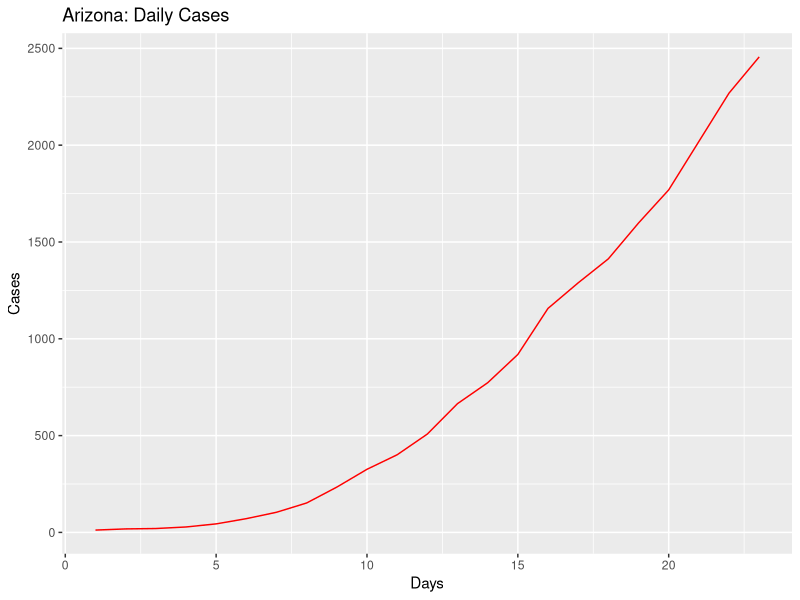
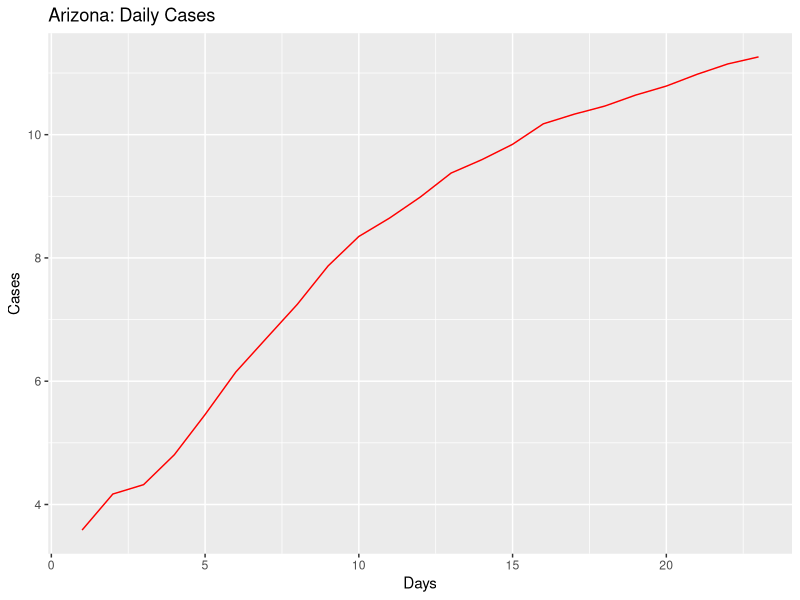
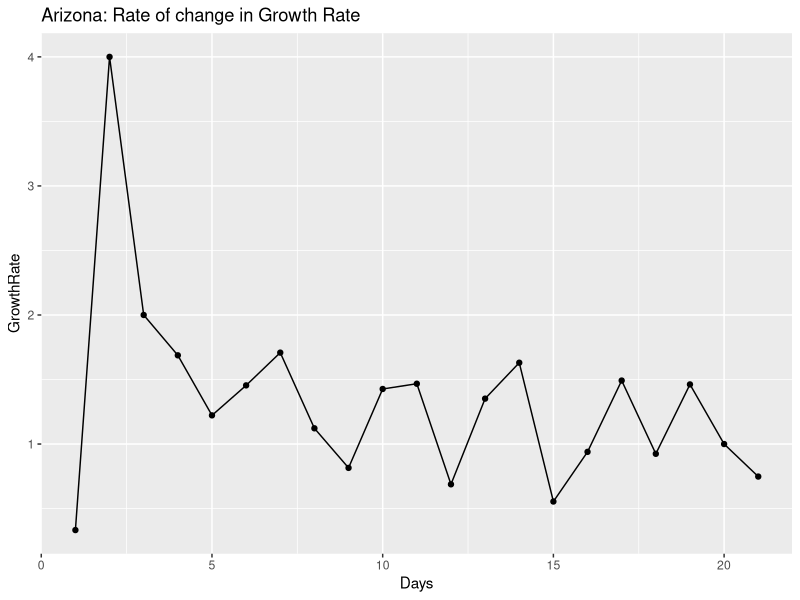
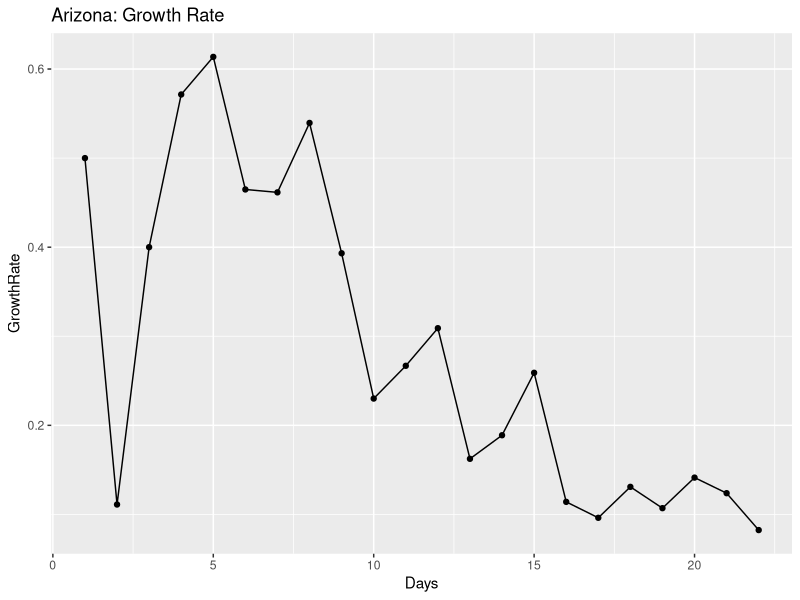
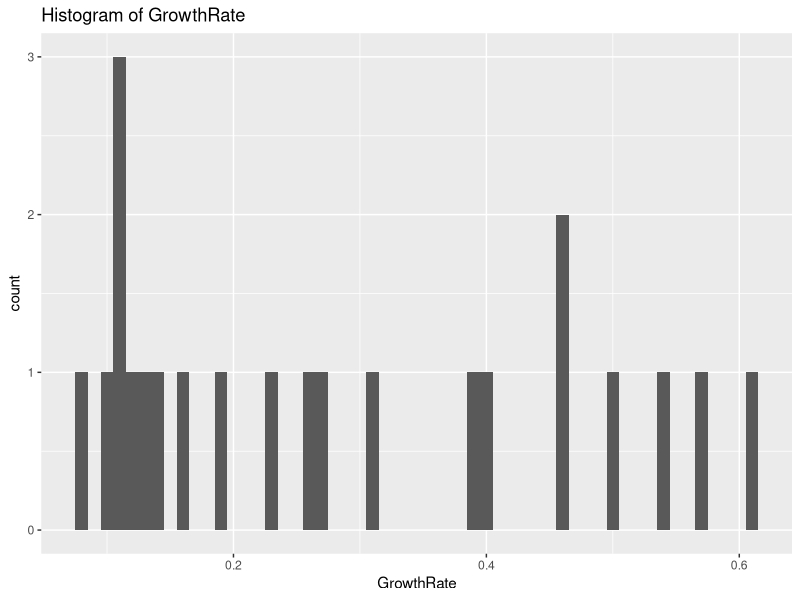
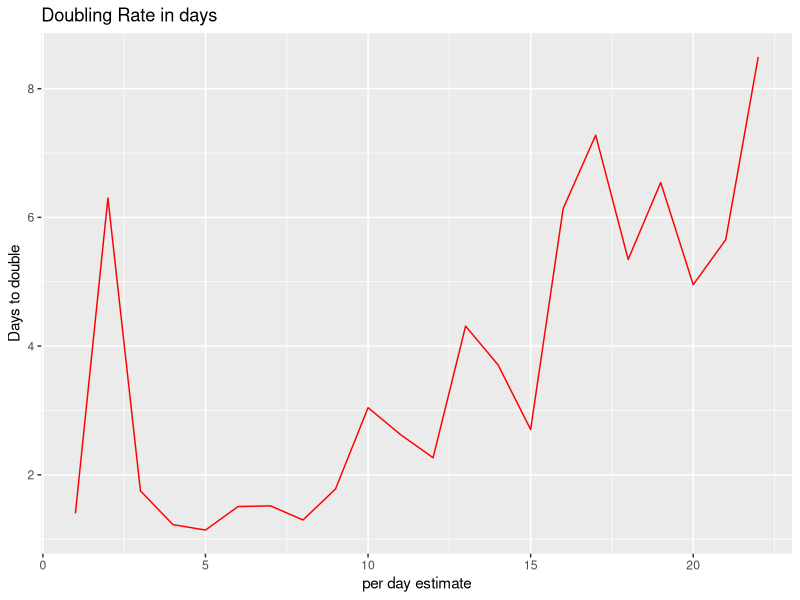
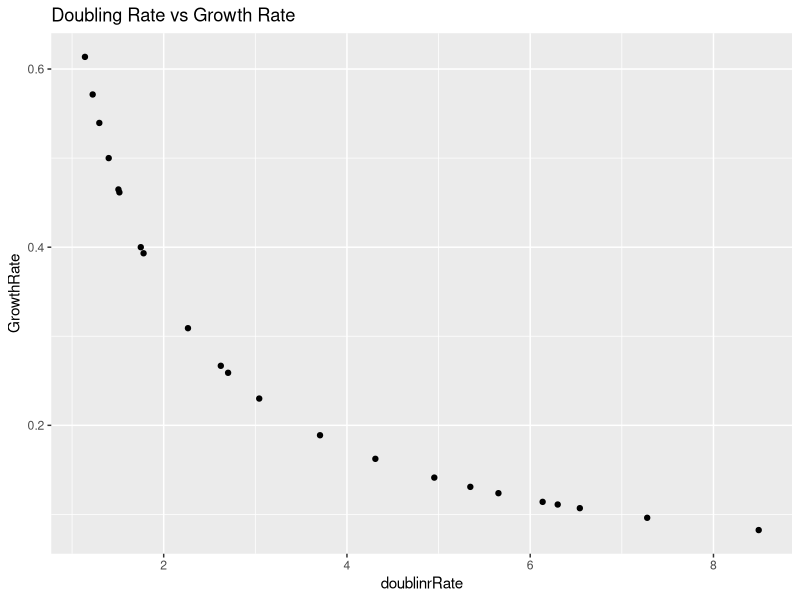
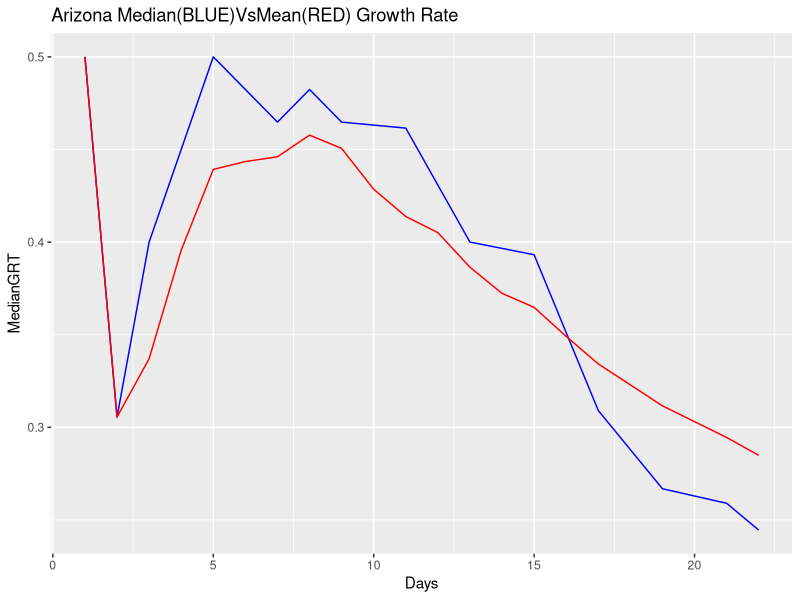

The R script that drew these images, in order:
## ---- chunk 1
knitr::opts_chunk$set(echo = TRUE)
## ---- chunk 2
library(ggplot2)
library(gridExtra)
library(dplyr)

coronaGrowth <- function(absoluteNumbers){
  growthfactor <- NULL
  absgrowth <- NULL
  for(i in 1:length(absoluteNumbers))
  {
    #print((absoluteNumbers[i]-absoluteNumbers[i+1]/absoluteNumbers[i+1])/absoluteNumbers[i+1])
    growthfactor[i] <- ((absoluteNumbers[i]-absoluteNumbers[i+1]))/(absoluteNumbers[i+1]-absoluteNumbers[i+2])  
    #growthfactor[i] <- ((absoluteNumbers[i]-absoluteNumbers[i+1]))/(absolutenumbers[i])
  }
  
  return (rev(growthfactor))
}

DailyGrowthRate <- function(absoluteNumbers)
{
  growthfactor <- NULL
  absgrowth <- NULL
  for(i in 1:length(absoluteNumbers))
  {
    #print((absoluteNumbers[i]-absoluteNumbers[i+1]/absoluteNumbers[i+1])/absoluteNumbers[i+1])
    growthfactor[i] <- ((absoluteNumbers[i]/absoluteNumbers[i+1]))-1 
    #growthfactor[i] <- ((absoluteNumbers[i]-absoluteNumbers[i+1]))/(absolutenumbers[i])
  }
  
  return (rev(growthfactor))  
}

DoublingRate <- function(absoluteNumbers)
{
  doublingrRate <- NULL
  cumsum <- NULL
  for(i in 1:length(absoluteNumbers))
  {
    
    doublingrRate[i] <- (70/(absoluteNumbers[i]*100))
    
  }
  return ((doublingrRate))  
}

#Calculate the mean and median growth rate:
MeanMediangrowthrate <- function(dataTrend1)
{
  MeanGRTrend <- NULL
  MedianGRTrend <- NULL
  
  for(i in 1:length(dataTrend1$GrowthRate))
  {
    MedianGRTrend[i] <- median(dataTrend1[1:i,"GrowthRate"])
    MeanGRTrend[i] <- mean(dataTrend1[1:i,"GrowthRate"])
  }
  
  dataTrend1$MedianGRT = MedianGRTrend
  dataTrend1$MeanGRT = MeanGRTrend
  
  return(dataTrend1)

}

## ---- chunk 3
#Arizona

absolutenumbers <- c(2456,2269,2019,1769,1598,1413,1289,1157,919,773,665,508,401,326,234,152,104,71,44,28,20,18,12)


#America
#absolutenumbers <- c(101.7*1000,83.8*1000,65.8*1000,53.7*1000,43.8*1000,33.3*1000,25*1000,19*1000,13.7*1000,7.8*1000,6.4*1000,4.6*1000,3.5*1000,2.7*1000)
## ---- chunk 4
growthrate <- na.exclude(coronaGrowth(absolutenumbers))
days <- seq(1:length(growthrate))
dataTrend <- data.frame(GrowthRate = growthrate,Days = days)
print(dataTrend)
p1 <- ggplot(data=dataTrend, aes(x=Days, y=GrowthRate, group=1)) +ggtitle("Arizona: Rate of change in Growth Rate")+
  geom_line()+
  geom_point()

print(dataTrend)
#print(dataTrend1)




growthrate1 <- na.exclude(DailyGrowthRate(absolutenumbers))
doublingrate1 <- na.exclude(DoublingRate(growthrate1))
days1 <- seq(1:length(growthrate1))
dataTrend1 <- data.frame(GrowthRate = growthrate1,Days = days1,doublinrRate = doublingrate1)
print(dataTrend1)
multiplier <- tail(dataTrend1, n = 1)
pred_val <- (head(absolutenumbers, n = 1)*multiplier[,"GrowthRate"])+head(absolutenumbers, n = 1)

p2 <- ggplot(data=dataTrend1, aes(x=Days, y=GrowthRate, group=1)) +ggtitle("Arizona: Growth Rate")+
  geom_line()+
  geom_point()

days <- seq(1:length(absolutenumbers))
growthrate <- append(growthrate, c(1,1),after = 0)
dataOriginal <- data.frame(Cases = rev(absolutenumbers), Days = days)
p3<- ggplot() +geom_line(data=dataOriginal, aes(x=Days, y=Cases,),color = "Red")+labs(title="Arizona: Daily Cases", y="Cases", x="Days")

p3_log<- ggplot() +geom_line(data=dataOriginal, aes(x=Days, y=log2(Cases)),color = "Red")+labs(title="Arizona: Daily Cases", y="Cases", x="Days")+
  #geom_line(data=dataOriginal, aes(x=Days+1, y=Prediction),color = "Blue")
  geom_point()



# Analyze growth rate to get interval of values
summary(dataTrend1$GrowthRate)
dataTrend1%>%select("GrowthRate")%>%summarise(meanGR = mean(GrowthRate), medianGR = median(GrowthRate), sdGR = sd(GrowthRate))
p4 <- ggplot(data = dataTrend1, aes(x = GrowthRate))+ggtitle("Histogram of GrowthRate")+geom_histogram(binwidth = 0.01)


#Analyze the doubling rate
p5<- ggplot() +geom_line(data=dataTrend1, aes(x=Days, y=doublinrRate),color = "Red")+labs(title="Doubling Rate in days", y="Days to double", x ="per day estimate")+
  #geom_line(data=dataOriginal, aes(x=Days+1, y=Prediction),color = "Blue")
  geom_point()

#Scatter plor of Growthrate versus Doubling Rate
p6 <- ggplot()+geom_point(data = dataTrend1, aes(x = doublinrRate, y = GrowthRate))+labs(title = "Doubling Rate vs Growth Rate")

dataTrend1 <- MeanMediangrowthrate(dataTrend1 = dataTrend1)

#Median growth rate trend 
#Median growth rate trend 
p7 <- ggplot()+geom_line(data = dataTrend1, aes(x = Days, y = MedianGRT),color = "Blue")+labs(title = "Arizona Median(BLUE)VsMean(RED) Growth Rate")+geom_line(data=dataTrend1, aes(x=Days , y=MeanGRT),color = "Red")
#Confidence Interval for mean population GrowthRate:
meanGR = mean(dataTrend1$GrowthRate)
sdGR = sd(dataTrend1$GrowthRate)

uppperlimitGR= meanGR+sdGR
lowerlimitGR = meanGR-sdGR

#Predictions based on: Current Growth Rate, MeanGrowth Rate, Upper GrowthRate, Lower GrowthRate
pred_val_Current <- (head(absolutenumbers, n = 1)*multiplier[,"GrowthRate"])+head(absolutenumbers, n = 1)
pred_val_MeanGR <- (head(absolutenumbers, n = 1)*meanGR)+head(absolutenumbers, n = 1)
pred_val_upperGR <- (head(absolutenumbers, n = 1)*uppperlimitGR)+head(absolutenumbers, n = 1)
pred_val_lowerGR <- (head(absolutenumbers, n = 1)*lowerlimitGR)+head(absolutenumbers, n = 1)

print("Current GR:")
print(multiplier[,"GrowthRate"])
print(pred_val_Current)

print("Mean GR:")
print(meanGR)
print(pred_val_MeanGR)

print("Upperlimit GR:")
print(uppperlimitGR)
print(pred_val_upperGR)

print("Lowerlimit GR:")
print(lowerlimitGR)
print(pred_val_lowerGR)

#Doubling rate:-
DRCurrent <- round(70/(meanGR*100),digits = 0)
DRMedian <- round(70/(median(dataTrend1$GrowthRate)*100),digits = 0)
latestDRCurrent <- round(tail(dataTrend1$doublinrRate,n=1),digits = 0)

## ---- chunk 5
#grid.arrange(p3,p3_log,p1,p2,p4,p5,p6,nrow = 4, ncol = 2)
print(p3)
print(p3_log)
print(p1)
print(p2)
print(p4)
print(p5)
print(p6)
print(p7)
## ---- chunk 6
library(ggplot2)
library(gridExtra)
library(dplyr)

coronaGrowth <- function(absoluteNumbers){
  growthfactor <- NULL
  absgrowth <- NULL
  for(i in 1:length(absoluteNumbers))
  {
    #print((absoluteNumbers[i]-absoluteNumbers[i+1]/absoluteNumbers[i+1])/absoluteNumbers[i+1])
    growthfactor[i] <- ((absoluteNumbers[i]-absoluteNumbers[i+1]))/(absoluteNumbers[i+1]-absoluteNumbers[i+2])  
    #growthfactor[i] <- ((absoluteNumbers[i]-absoluteNumbers[i+1]))/(absolutenumbers[i])
  }
  
  return (rev(growthfactor))
}

DailyGrowthRate <- function(absoluteNumbers)
{
  growthfactor <- NULL
  absgrowth <- NULL
  for(i in 1:length(absoluteNumbers))
  {
    #print((absoluteNumbers[i]-absoluteNumbers[i+1]/absoluteNumbers[i+1])/absoluteNumbers[i+1])
    growthfactor[i] <- ((absoluteNumbers[i]/absoluteNumbers[i+1]))-1 
    #growthfactor[i] <- ((absoluteNumbers[i]-absoluteNumbers[i+1]))/(absolutenumbers[i])
  }
  
  return (rev(growthfactor))  
}

DoublingRate <- function(absoluteNumbers)
{
  doublingrRate <- NULL
  cumsum <- NULL
  for(i in 1:length(absoluteNumbers))
  {
    
    doublingrRate[i] <- (70/(absoluteNumbers[i]*100))
    
  }
  return ((doublingrRate))  
}

#Calculate the mean and median growth rate:
MeanMediangrowthrate <- function(dataTrend1)
{
  MeanGRTrend <- NULL
  MedianGRTrend <- NULL
  
  for(i in 1:length(dataTrend1$GrowthRate))
  {
    MedianGRTrend[i] <- median(dataTrend1[1:i,"GrowthRate"])
    MeanGRTrend[i] <- mean(dataTrend1[1:i,"GrowthRate"])
  }
  
  dataTrend1$MedianGRT = MedianGRTrend
  dataTrend1$MeanGRT = MeanGRTrend
  
  return(dataTrend1)

}

## ---- chunk 7
#Arizona
#absolutenumbers <- c(773,665,508,401,326,234,152,104,71,44,28,20,18,12)

#America

absolutenumbers <- c(355.834*1000,327.871*1000,300.432*1000,265.506*1000,235.281*1000,205.035*1000,176.518*1000,145.369*1000,133.094*1000,123.578*1000,101.7*1000,83.8*1000,65.8*1000,53.7*1000,43.8*1000,33.3*1000,25*1000,19*1000,13.7*1000,7.8*1000,6.4*1000,4.6*1000,3.5*1000,2.7*1000)

## ---- chunk 8
growthrate <- na.exclude(coronaGrowth(absolutenumbers))
days <- seq(1:length(growthrate))
dataTrend <- data.frame(GrowthRate = growthrate,Days = days)
print(dataTrend)
p1 <- ggplot(data=dataTrend, aes(x=Days, y=GrowthRate, group=1)) +ggtitle("US: Rate of change in Growth Rate")+
  geom_line()+
  geom_point()

print(dataTrend)
#print(dataTrend1)




growthrate1 <- na.exclude(DailyGrowthRate(absolutenumbers))
doublingrate1 <- na.exclude(DoublingRate(growthrate1))
days1 <- seq(1:length(growthrate1))
dataTrend1 <- data.frame(GrowthRate = growthrate1,Days = days1,doublinrRate = doublingrate1)
print(dataTrend1)
multiplier <- tail(dataTrend1, n = 1)
pred_val <- (head(absolutenumbers, n = 1)*multiplier[,"GrowthRate"])+head(absolutenumbers, n = 1)

p2 <- ggplot(data=dataTrend1, aes(x=Days, y=GrowthRate, group=1)) +ggtitle("US: Growth Rate")+
  geom_line()+
  geom_point()

days <- seq(1:length(absolutenumbers))
growthrate <- append(growthrate, c(1,1),after = 0)
dataOriginal <- data.frame(Cases = rev(absolutenumbers), Days = days)
p3<- ggplot() +geom_line(data=dataOriginal, aes(x=Days, y=Cases,),color = "Red")+labs(title="US: Daily Cases", y="Cases", x="Days")

p3_log<- ggplot() +geom_line(data=dataOriginal, aes(x=Days, y=log2(Cases)),color = "Red")+labs(title="US: Daily Cases", y="Cases", x="Days")+
  #geom_line(data=dataOriginal, aes(x=Days+1, y=Prediction),color = "Blue")
  geom_point()



# Analyze growth rate to get interval of values
summary(dataTrend1$GrowthRate)
dataTrend1%>%select("GrowthRate")%>%summarise(meanGR = mean(GrowthRate), medianGR = median(GrowthRate), sdGR = sd(GrowthRate))
p4 <- ggplot(data = dataTrend1, aes(x = GrowthRate))+ggtitle("Histogram of GrowthRate")+geom_histogram(binwidth = 0.01)


#Analyze the doubling rate
p5<- ggplot() +geom_line(data=dataTrend1, aes(x=Days, y=doublinrRate),color = "Red")+labs(title="Doubling Rate in days", y="Days to double", x ="per day estimate")+
  #geom_line(data=dataOriginal, aes(x=Days+1, y=Prediction),color = "Blue")
  geom_point()

#Scatter plor of Growthrate versus Doubling Rate
p6 <- ggplot()+geom_point(data = dataTrend1, aes(x = doublinrRate, y = GrowthRate))+labs(title = "Doubling Rate vs Growth Rate")

dataTrend1 <- MeanMediangrowthrate(dataTrend1 = dataTrend1)


#Median growth rate trend 
#Median growth rate trend 
p7 <- ggplot()+geom_line(data = dataTrend1, aes(x = Days, y = MedianGRT),color = "Blue")+labs(title = "US Median(BLUE)VsMean(RED) Growth Rate")+geom_line(data=dataTrend1, aes(x=Days , y=MeanGRT),color = "Red")

#Confidence Interval for mean population GrowthRate:
meanGR = mean(dataTrend1$GrowthRate)
sdGR = sd(dataTrend1$GrowthRate)

uppperlimitGR= meanGR+sdGR
lowerlimitGR = meanGR-sdGR

#Predictions based on: Current Growth Rate, MeanGrowth Rate, Upper GrowthRate, Lower GrowthRate
pred_val_Current <- (head(absolutenumbers, n = 1)*multiplier[,"GrowthRate"])+head(absolutenumbers, n = 1)
pred_val_MeanGR <- (head(absolutenumbers, n = 1)*meanGR)+head(absolutenumbers, n = 1)
pred_val_upperGR <- (head(absolutenumbers, n = 1)*uppperlimitGR)+head(absolutenumbers, n = 1)
pred_val_lowerGR <- (head(absolutenumbers, n = 1)*lowerlimitGR)+head(absolutenumbers, n = 1)

print("Current GR:")
print(multiplier[,"GrowthRate"])
print(pred_val_Current)

print("Mean GR:")
print(meanGR)
print(pred_val_MeanGR)

print("Upperlimit GR:")
print(uppperlimitGR)
print(pred_val_upperGR)

print("Lowerlimit GR:")
print(lowerlimitGR)
print(pred_val_lowerGR)

#Doubling rate:-
DRCurrent <- round(70/(meanGR*100),digits = 0)
DRMedian <- round(70/(median(dataTrend1$GrowthRate)*100),digits = 0)
latestDRCurrent <- round(tail(dataTrend1$doublinrRate,n=1),digits = 0)

## ---- chunk 9
#grid.arrange(p3,p3_log,p1,p2,p4,p5,p6,nrow = 4, ncol = 2)
print(p3)
print(p3_log)
print(p1)
print(p2)
print(p4)
print(p5)
print(p6)
print(p7)
## ---- chunk 10
library(ggplot2)
library(gridExtra)
library(dplyr)

coronaGrowth <- function(absoluteNumbers){
  growthfactor <- NULL
  absgrowth <- NULL
  for(i in 1:length(absoluteNumbers))
  {
    #print((absoluteNumbers[i]-absoluteNumbers[i+1]/absoluteNumbers[i+1])/absoluteNumbers[i+1])
    growthfactor[i] <- ((absoluteNumbers[i]-absoluteNumbers[i+1]))/(absoluteNumbers[i+1]-absoluteNumbers[i+2])  
    #growthfactor[i] <- ((absoluteNumbers[i]-absoluteNumbers[i+1]))/(absolutenumbers[i])
  }
  
  return (rev(growthfactor))
}

DailyGrowthRate <- function(absoluteNumbers)
{
  growthfactor <- NULL
  absgrowth <- NULL
  for(i in 1:length(absoluteNumbers))
  {
    #print((absoluteNumbers[i]-absoluteNumbers[i+1]/absoluteNumbers[i+1])/absoluteNumbers[i+1])
    growthfactor[i] <- ((absoluteNumbers[i]/absoluteNumbers[i+1]))-1 
    #growthfactor[i] <- ((absoluteNumbers[i]-absoluteNumbers[i+1]))/(absolutenumbers[i])
  }
  
  return (rev(growthfactor))  
}

DoublingRate <- function(absoluteNumbers)
{
  doublingrRate <- NULL
  cumsum <- NULL
  for(i in 1:length(absoluteNumbers))
  {
    
    doublingrRate[i] <- (70/(absoluteNumbers[i]*100))
    
  }
  return ((doublingrRate))  
}

#Calculate the mean and median growth rate:
MeanMediangrowthrate <- function(dataTrend1)
{
  MeanGRTrend <- NULL
  MedianGRTrend <- NULL
  
  for(i in 1:length(dataTrend1$GrowthRate))
  {
    MedianGRTrend[i] <- median(dataTrend1[1:i,"GrowthRate"])
    MeanGRTrend[i] <- mean(dataTrend1[1:i,"GrowthRate"])
  }
  
  dataTrend1$MedianGRT = MedianGRTrend
  dataTrend1$MeanGRT = MeanGRTrend
  
  return(dataTrend1)

}

## ---- chunk 11
#Arizona
#absolutenumbers <- c(773,665,508,401,326,234,152,104,71,44,28,20,18,12)

#America
absolutenumbers <- c(4778,3588,3082,2567,2341,1637,1397,1251,1071,1024,987,887,727,657,536,499,396,332,249,194,169,143,129,114,100,82,74,62,62,47,40,34,31,30,29,7,6,3,3,3,3,3,3,3,3,3,3,3,3,3,3,3)

## ---- chunk 12
growthrate <- na.exclude(coronaGrowth(absolutenumbers))
days <- seq(1:length(growthrate))
dataTrend <- data.frame(GrowthRate = growthrate,Days = days)
print(dataTrend)
p1 <- ggplot(data=dataTrend, aes(x=Days, y=GrowthRate, group=1)) +ggtitle("US: Rate of change in Growth Rate")+
  geom_line()+
  geom_point()

print(dataTrend)
#print(dataTrend1)




growthrate1 <- na.exclude(DailyGrowthRate(absolutenumbers))
doublingrate1 <- na.exclude(DoublingRate(growthrate1))
days1 <- seq(1:length(growthrate1))
dataTrend1 <- data.frame(GrowthRate = growthrate1,Days = days1,doublinrRate = doublingrate1)
print(dataTrend1)
multiplier <- tail(dataTrend1, n = 1)
pred_val <- (head(absolutenumbers, n = 1)*multiplier[,"GrowthRate"])+head(absolutenumbers, n = 1)

p2 <- ggplot(data=dataTrend1, aes(x=Days, y=GrowthRate, group=1)) +ggtitle("India: Growth Rate")+
  geom_line()+
  geom_point()

days <- seq(1:length(absolutenumbers))
growthrate <- append(growthrate, c(1,1),after = 0)
dataOriginal <- data.frame(Cases = rev(absolutenumbers), Days = days)
p3<- ggplot() +geom_line(data=dataOriginal, aes(x=Days, y=Cases,),color = "Red")+labs(title="India: Daily Cases", y="Cases", x="Days")

p3_log<- ggplot() +geom_line(data=dataOriginal, aes(x=Days, y=log2(Cases)),color = "Red")+labs(title="India: Daily Cases", y="Cases", x="Days")+
  #geom_line(data=dataOriginal, aes(x=Days+1, y=Prediction),color = "Blue")
  geom_point()



# Analyze growth rate to get interval of values
summary(dataTrend1$GrowthRate)
dataTrend1%>%select("GrowthRate")%>%summarise(meanGR = mean(GrowthRate), medianGR = median(GrowthRate), sdGR = sd(GrowthRate))
p4 <- ggplot(data = dataTrend1, aes(x = GrowthRate))+ggtitle("Histogram of GrowthRate")+geom_histogram(binwidth = 0.01)


#Analyze the doubling rate
p5<- ggplot() +geom_line(data=dataTrend1, aes(x=Days, y=doublinrRate),color = "Red")+labs(title="Doubling Rate in days", y="Days to double", x ="per day estimate")+
  #geom_line(data=dataOriginal, aes(x=Days+1, y=Prediction),color = "Blue")
  geom_point()

#Scatter plor of Growthrate versus Doubling Rate
p6 <- ggplot()+geom_point(data = dataTrend1, aes(x = doublinrRate, y = GrowthRate))+labs(title = "Doubling Rate vs Growth Rate")

dataTrend1 <- MeanMediangrowthrate(dataTrend1 = dataTrend1)


#Median growth rate trend 
p7 <- ggplot()+geom_line(data = dataTrend1, aes(x = Days, y = MedianGRT),color = "Blue")+labs(title = "India Median(BLUE)VsMean(RED) Growth Rate")+geom_line(data=dataTrend1, aes(x=Days , y=MeanGRT),color = "Red")



#Confidence Interval for mean population GrowthRate:
meanGR = mean(dataTrend1$GrowthRate)
sdGR = sd(dataTrend1$GrowthRate)

uppperlimitGR= meanGR+sdGR
lowerlimitGR = meanGR-sdGR

#Predictions based on: Current Growth Rate, MeanGrowth Rate, Upper GrowthRate, Lower GrowthRate
pred_val_Current <- (head(absolutenumbers, n = 1)*multiplier[,"GrowthRate"])+head(absolutenumbers, n = 1)
pred_val_MeanGR <- (head(absolutenumbers, n = 1)*meanGR)+head(absolutenumbers, n = 1)
pred_val_upperGR <- (head(absolutenumbers, n = 1)*uppperlimitGR)+head(absolutenumbers, n = 1)
pred_val_lowerGR <- (head(absolutenumbers, n = 1)*lowerlimitGR)+head(absolutenumbers, n = 1)

print("Current GR:")
print(multiplier[,"GrowthRate"])
print(pred_val_Current)

print("Mean GR:")
print(meanGR)
print(pred_val_MeanGR)

print("Upperlimit GR:")
print(uppperlimitGR)
print(pred_val_upperGR)

print("Lowerlimit GR:")
print(lowerlimitGR)
print(pred_val_lowerGR)

#Doubling rate:-
DRCurrent <- round(70/(meanGR*100),digits = 0)
DRMedian <- round(70/(median(dataTrend1$GrowthRate)*100),digits = 0)
latestDRCurrent <- round(tail(dataTrend1$doublinrRate,n=1),digits = 0)

## ---- chunk 13
#grid.arrange(p3,p3_log,p1,p2,p4,p5,p6,nrow = 4, ncol = 2)
print(p3)
print(p3_log)
print(p1)
print(p2)
print(p4)
print(p5)
print(p6)
print(p7)
